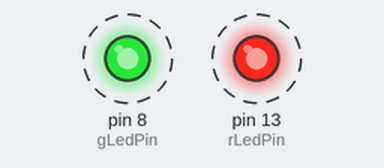
Bench run of a sketch on a simulated Arduino Uno, built with avr-gcc and run on an emulated ATmega328P. Parts: output pins drawn as LEDs (lit = HIGH). Dashed ring = blinking.

Above: at 0.2 s.
Timing chart, 0 to 4.6 s (numbered marks = the images above):
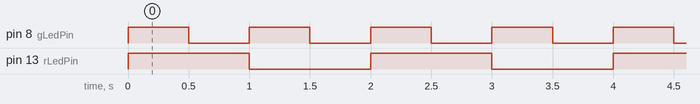

Measured:
- by itself, pin 8 (gLedPin): alternates HIGH for 0.50 s and LOW for 0.50 s
- by itself, pin 13 (rLedPin): alternates HIGH for 1.0 s and LOW for 1.0 s
- by itself, everything shown: repeats every 2.0 s, in 4 steps

The sketch:

20240912PeriodicallyNoDelay.ino
```cpp
int rLedPin = 13;
int gLedPin = 8;

void setup() {
  pinMode(rLedPin, OUTPUT);
  pinMode(gLedPin, OUTPUT);
 }

void loop() {
   digitalWrite(rLedPin, HIGH);
   digitalWrite(gLedPin, HIGH);
   delay(500);
   digitalWrite(gLedPin, LOW);
   delay(500);

   digitalWrite(rLedPin, LOW);
   digitalWrite(gLedPin, HIGH);
   delay(500);
   digitalWrite(gLedPin, LOW);
   delay(500);
}
```
